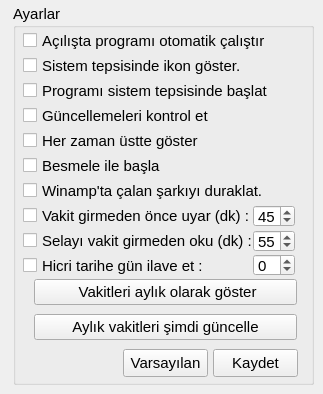
    <widget class="QWidget" name="ayarlar_tab">
     <attribute name="icon">
      <iconset resource="PyVakitci.qrc">
       <normaloff>:/resimler/ayarlar.png</normaloff>:/resimler/ayarlar.png</iconset>
     </attribute>
     <attribute name="title">
      <string/>
     </attribute>
     <attribute name="toolTip">
      <string>Genel Ayarlar</string>
     </attribute>
     <widget class="QGroupBox" name="ayarlar_groupBox">
      <property name="geometry">
       <rect>
        <x>13</x>
        <y>4</y>
        <width>301</width>
        <height>381</height>
       </rect>
      </property>
      <property name="minimumSize">
       <size>
        <width>280</width>
        <height>381</height>
       </size>
      </property>
      <property name="font">
       <font>
        <pointsize>11</pointsize>
       </font>
      </property>
      <property name="title">
       <string>Ayarlar</string>
      </property>
      <property name="flat">
       <bool>false</bool>
      </property>
      <widget class="QCheckBox" name="otomatik_calistir_checkBox">
       <property name="geometry">
        <rect>
         <x>10</x>
         <y>25</y>
         <width>285</width>
         <height>23</height>
        </rect>
       </property>
       <property name="sizePolicy">
        <sizepolicy hsizetype="Preferred" vsizetype="Preferred">
         <horstretch>0</horstretch>
         <verstretch>0</verstretch>
        </sizepolicy>
       </property>
       <property name="font">
        <font>
         <pointsize>11</pointsize>
        </font>
       </property>
       <property name="text">
        <string>Açılışta programı otomatik çalıştır</string>
       </property>
      </widget>
      <widget class="QCheckBox" name="her_zaman_ustte_checkBox">
       <property name="geometry">
        <rect>
         <x>10</x>
         <y>125</y>
         <width>285</width>
         <height>23</height>
        </rect>
       </property>
       <property name="sizePolicy">
        <sizepolicy hsizetype="Preferred" vsizetype="Preferred">
         <horstretch>0</horstretch>
         <verstretch>0</verstretch>
        </sizepolicy>
       </property>
       <property name="font">
        <font>
         <pointsize>11</pointsize>
        </font>
       </property>
       <property name="text">
        <string>Her zaman üstte göster</string>
       </property>
      </widget>
      <widget class="QCheckBox" name="erken_uyari_checkBox">
       <property name="geometry">
        <rect>
         <x>10</x>
         <y>200</y>
         <width>285</width>
         <height>23</height>
        </rect>
       </property>
       <property name="sizePolicy">
        <sizepolicy hsizetype="Preferred" vsizetype="Preferred">
         <horstretch>0</horstretch>
         <verstretch>0</verstretch>
        </sizepolicy>
       </property>
       <property name="font">
        <font>
         <pointsize>11</pointsize>
        </font>
       </property>
       <property name="text">
        <string>Vakit girmeden önce uyar (dk) :</string>
       </property>
      </widget>
      <widget class="QPushButton" name="ayarlar_kaydet_pushButton">
       <property name="geometry">
        <rect>
         <x>200</x>
         <y>345</y>
         <width>85</width>
         <height>28</height>
        </rect>
       </property>
       <property name="font">
        <font>
         <pointsize>11</pointsize>
        </font>
       </property>
       <property name="toolTip">
        <string>Program kapanıp açıldığında yaptığınız değişikliklerin
hatırlanması için buraya tıklayın.</string>
       </property>
       <property name="text">
        <string>Kaydet</string>
       </property>
      </widget>
      <widget class="QPushButton" name="ayarlar_varsayilan_pushButton">
       <property name="geometry">
        <rect>
         <x>110</x>
         <y>345</y>
         <width>85</width>
         <height>28</height>
        </rect>
       </property>
       <property name="font">
        <font>
         <pointsize>11</pointsize>
        </font>
       </property>
       <property name="toolTip">
        <string>Varsayılan ayarlara dönmek isterseniz buraya tıklayın.</string>
       </property>
       <property name="text">
        <string>Varsayılan</string>
       </property>
      </widget>
      <widget class="QCheckBox" name="besmele_ile_basla_checkBox">
       <property name="geometry">
        <rect>
         <x>10</x>
         <y>150</y>
         <width>285</width>
         <height>23</height>
        </rect>
       </property>
       <property name="sizePolicy">
        <sizepolicy hsizetype="Preferred" vsizetype="Preferred">
         <horstretch>0</horstretch>
         <verstretch>0</verstretch>
        </sizepolicy>
       </property>
       <property name="font">
        <font>
         <pointsize>11</pointsize>
        </font>
       </property>
       <property name="text">
        <string>Besmele ile başla</string>
       </property>
      </widget>
      <widget class="QCheckBox" name="otomatik_guncellestir_checkBox">
       <property name="geometry">
        <rect>
         <x>10</x>
         <y>100</y>
         <width>285</width>
         <height>23</height>
        </rect>
       </property>
       <property name="sizePolicy">
        <sizepolicy hsizetype="Preferred" vsizetype="Preferred">
         <horstretch>0</horstretch>
         <verstretch>0</verstretch>
        </sizepolicy>
       </property>
       <property name="font">
        <font>
         <pointsize>11</pointsize>
        </font>
       </property>
       <property name="text">
        <string>Güncellemeleri kontrol et</string>
       </property>
      </widget>
      <widget class="QCheckBox" name="sistem_tepsisinde_baslat_checkBox">
       <property name="geometry">
        <rect>
         <x>10</x>
         <y>75</y>
         <width>285</width>
         <height>23</height>
        </rect>
       </property>
       <property name="sizePolicy">
        <sizepolicy hsizetype="Preferred" vsizetype="Preferred">
         <horstretch>0</horstretch>
         <verstretch>0</verstretch>
        </sizepolicy>
       </property>
       <property name="font">
        <font>
         <pointsize>11</pointsize>
        </font>
       </property>
       <property name="text">
        <string>Programı sistem tepsisinde başlat</string>
       </property>
      </widget>
      <widget class="QPushButton" name="vakitleri_goster_pushButton">
       <property name="geometry">
        <rect>
         <x>21</x>
         <y>275</y>
         <width>263</width>
         <height>26</height>
        </rect>
       </property>
       <property name="font">
        <font>
         <pointsize>11</pointsize>
        </font>
       </property>
       <property name="text">
        <string> Vakitleri aylık olarak göster</string>
       </property>
      </widget>
      <widget class="QPushButton" name="vakitleri_guncelle_pushButton">
       <property name="geometry">
        <rect>
         <x>21</x>
         <y>310</y>
         <width>263</width>
         <height>26</height>
        </rect>
       </property>
       <property name="font">
        <font>
         <pointsize>11</pointsize>
        </font>
       </property>
       <property name="text">
        <string>Aylık vakitleri şimdi güncelle</string>
       </property>
      </widget>
      <widget class="QCheckBox" name="erken_uyari_sela_checkBox">
       <property name="geometry">
        <rect>
         <x>10</x>
         <y>225</y>
         <width>285</width>
         <height>23</height>
        </rect>
       </property>
       <property name="sizePolicy">
        <sizepolicy hsizetype="Preferred" vsizetype="Preferred">
         <horstretch>0</horstretch>
         <verstretch>0</verstretch>
        </sizepolicy>
       </property>
       <property name="font">
        <font>
         <pointsize>11</pointsize>
        </font>
       </property>
       <property name="text">
        <string>Selayı vakit girmeden oku (dk) :</string>
       </property>
      </widget>
      <widget class="QSpinBox" name="erken_uyari_sela_spinBox">
       <property name="geometry">
        <rect>
         <x>240</x>
         <y>226</y>
         <width>42</width>
         <height>22</height>
        </rect>
       </property>
       <property name="minimum">
        <number>0</number>
       </property>
       <property name="maximum">
        <number>120</number>
       </property>
       <property name="value">
        <number>55</number>
       </property>
      </widget>
      <widget class="QSpinBox" name="erken_uyari_spinBox">
       <property name="geometry">
        <rect>
         <x>240</x>
         <y>201</y>
         <width>42</width>
         <height>22</height>
        </rect>
       </property>
       <property name="minimum">
        <number>0</number>
       </property>
       <property name="value">
        <number>45</number>
       </property>
      </widget>
      <widget class="QCheckBox" name="hicri_gun_ekle_checkBox">
       <property name="geometry">
        <rect>
         <x>10</x>
         <y>250</y>
         <width>285</width>
         <height>23</height>
        </rect>
       </property>
       <property name="sizePolicy">
        <sizepolicy hsizetype="Preferred" vsizetype="Preferred">
         <horstretch>0</horstretch>
         <verstretch>0</verstretch>
        </sizepolicy>
       </property>
       <property name="font">
        <font>
         <pointsize>11</pointsize>
        </font>
       </property>
       <property name="toolTip">
        <string>Hicri tarihteki gecikmeyi önlemek için kullanabilirsiniz. Ayda bir hicri tarihi başka kaynaktan kontrol etmek gerekebilir.</string>
       </property>
       <property name="text">
        <string>Hicri tarihe gün ilave et :</string>
       </property>
      </widget>
      <widget class="QCheckBox" name="ikon_goster_checkBox">
       <property name="geometry">
        <rect>
         <x>10</x>
         <y>50</y>
         <width>285</width>
         <height>23</height>
        </rect>
       </property>
       <property name="sizePolicy">
        <sizepolicy hsizetype="Preferred" vsizetype="Preferred">
         <horstretch>0</horstretch>
         <verstretch>0</verstretch>
        </sizepolicy>
       </property>
       <property name="font">
        <font>
         <pointsize>11</pointsize>
        </font>
       </property>
       <property name="toolTip">
        <string>Aktif değilse program çarpıya tıklandığında kapanır.</string>
       </property>
       <property name="text">
        <string>Sistem tepsisinde ikon göster.</string>
       </property>
      </widget>
      <widget class="QCheckBox" name="winamp_duraklat_checkBox">
       <property name="geometry">
        <rect>
         <x>10</x>
         <y>175</y>
         <width>285</width>
         <height>23</height>
        </rect>
       </property>
       <property name="sizePolicy">
        <sizepolicy hsizetype="Preferred" vsizetype="Preferred">
         <horstretch>0</horstretch>
         <verstretch>0</verstretch>
        </sizepolicy>
       </property>
       <property name="font">
        <font>
         <pointsize>11</pointsize>
        </font>
       </property>
       <property name="text">
        <string>Winamp'ta çalan şarkıyı duraklat.</string>
       </property>
      </widget>
      <widget class="QSpinBox" name="hicri_tarih_gun_ekle_spinBox">
       <property name="geometry">
        <rect>
         <x>240</x>
         <y>250</y>
         <width>42</width>
         <height>22</height>
        </rect>
       </property>
       <property name="minimum">
        <number>-1</number>
       </property>
       <property name="maximum">
        <number>1</number>
       </property>
      </widget>
     </widget>
    </widget>
